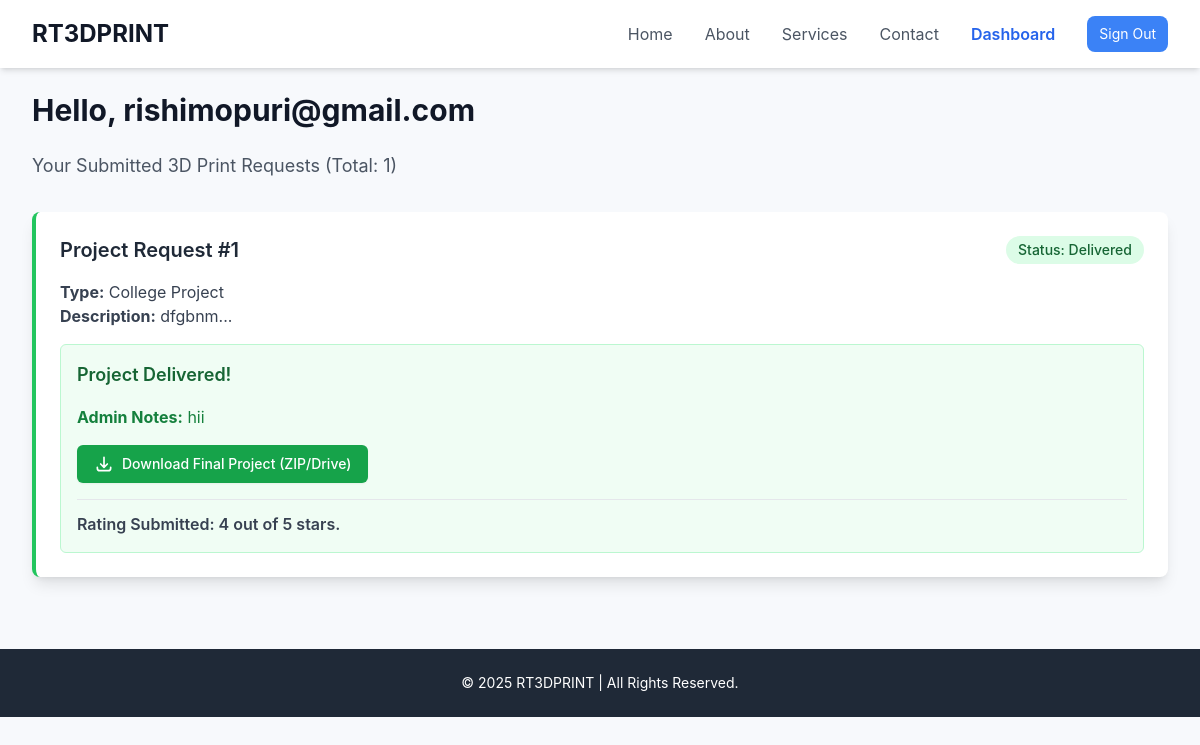
Screenshot of /user/dashboard (signed in) with the database file from the repository.
### app.py (models this page shows, shortened)
class User(db.Model):
    id = db.Column(db.Integer, primary_key=True)
    email = db.Column(db.String(120), unique=True, nullable=False)
    password_hash = db.Column(db.String(128), nullable=False)
    is_admin = db.Column(db.Boolean, default=False)
    projects = db.relationship('Project', backref='user', lazy=True)

class Project(db.Model):
    id = db.Column(db.Integer, primary_key=True)
    user_id = db.Column(db.Integer, db.ForeignKey('user.id'), nullable=False)
    project_type = db.Column(db.String(50), nullable=False)
    description = db.Column(db.Text, nullable=False)
    stl_path = db.Column(db.String(255)) # Path to uploaded STL file
    status = db.Column(db.String(50), default='PENDING') # PENDING, PAYMENT_AWAITING, PAID, PROCESSING, DELIVERED
    payment_amount = db.Column(db.Float)
    payment_qr_link = db.Column(db.String(255)) # Link to QR code or instructions
    payment_proof_path = db.Column(db.String(255)) # Path to uploaded screenshot
    admin_notes = db.Column(db.Text)
    delivery_link = db.Column(db.String(255)) # Link to final ZIP/Drive file
    user_rating = db.Column(db.Integer)

### app.py (the view)
    def wrapper(*args, **kwargs):
        if 'user_id' not in session:
            flash('Please log in to access this page.', 'danger')
            return redirect(url_for('login'))
        return f(*args, **kwargs)

### app.py (called while the page is built)
def login_required(f):
    def wrapper(*args, **kwargs):
        if 'user_id' not in session:
            flash('Please log in to access this page.', 'danger')
            return redirect(url_for('login'))
        return f(*args, **kwargs)
    wrapper.__name__ = f.__name__
    return wrapper

@app.before_request
def check_auth_status():
    g.current_user_is_admin = False
    g.current_user_email = None
    g.logged_in = 'user_id' in session
    if g.logged_in:
        user = db.session.get(User, session.get('user_id'))
        if user:
            g.current_user_is_admin = user.is_admin
            g.current_user_email = user.email

@app.context_processor
def inject_user_status():
    return {
        'logged_in': g.logged_in,
        'current_user_is_admin': g.current_user_is_admin,
        'current_user_email': g.current_user_email
    }

@app.route('/user/dashboard')
@login_required
def user_dashboard():
    user_id = session['user_id']
    projects = Project.query.filter_by(user_id=user_id).order_by(Project.id.desc()).all()
    return render_template('user_dashboard.html', title="My Dashboard", projects=projects)

### templates/user_dashboard.html (shortened to what this page needs)
{% extends "layout.html" %}
{% block content %}
<h1 class="text-3xl font-bold text-gray-900 mb-6">Hello, {{ current_user_email }}</h1>
<p class="text-lg text-gray-600 mb-8">Your Submitted 3D Print Requests (Total: {{ projects|length }})</p>
<div class="space-y-6">
    {% for project in projects %}
    <div class="dashboard-card bg-white p-6 rounded-lg shadow-lg border-l-4
        {% if project.status == 'PENDING' %} border-gray-500
        {% elif project.status == 'PAYMENT_AWAITING' %} border-yellow-500
        {% elif project.status == 'PAID' or project.status == 'PROCESSING' %} border-blue-500
        {% elif project.status == 'DELIVERED' %} border-green-500
        {% endif %}">
        <div class="flex justify-between items-start mb-4">
            <h2 class="text-xl font-semibold text-gray-800">Project Request #{{ project.id }}</h2>
            <span class="px-3 py-1 text-sm font-medium rounded-full
                {% if project.status == 'PENDING' %} bg-gray-200 text-gray-800
                {% elif project.status == 'PAYMENT_AWAITING' %} bg-yellow-100 text-yellow-800
                {% elif project.status == 'PAID' %} bg-indigo-100 text-indigo-800
                {% elif project.status == 'PROCESSING' %} bg-blue-100 text-blue-800
                {% elif project.status == 'DELIVERED' %} bg-green-100 text-green-800
                {% endif %}">
                Status: {{ project.status | replace('_', ' ') | title }}
            </span>
        </div>
        <p class="text-gray-700 mb-4">
            <strong>Type:</strong> {{ project.project_type }}<br>
            <strong>Description:</strong> {{ project.description[:100] }}...
        </p>
        {% if project.status == 'DELIVERED' %}
            <div class="bg-green-50 p-4 rounded-md border border-green-200 mt-4 space-y-4">
                <h3 class="text-lg font-semibold text-green-800">Project Delivered!</h3>
                <p class="text-green-700">
                    <strong>Admin Notes:</strong> {{ project.admin_notes if project.admin_notes else "N/A" }}
                </p>
                <a href="{{ project.delivery_link }}" target="_blank" class="inline-flex items-center px-4 py-2 border border-transparent text-sm font-medium rounded-md shadow-sm text-white bg-green-600 hover:bg-green-700 focus:outline-none focus:ring-2 focus:ring-offset-2 focus:ring-green-500">
                    <svg class="w-5 h-5 mr-2" fill="none" stroke="currentColor" viewBox="0 0 24 24" xmlns="http://www.w3.org/2000/svg"><path stroke-linecap="round" stroke-linejoin="round" stroke-width="2" d="M4 16v1a3 3 0 003 3h10a3 3 0 003-3v-1m-4-4l-4 4m0 0l-4-4m4 4V4"></path></svg>
                    Download Final Project (ZIP/Drive)
                </a>
                {% if project.user_rating is none %}
                    <h3 class="text-lg font-semibold text-gray-800 pt-3 border-t mt-4">Please Rate the Service</h3>
                    <form action="{{ url_for('user_rate_project', project_id=project.id) }}" method="POST" class="flex items-center space-x-4">
                        <select name="rating" required class="py-2 px-3 border border-gray-300 rounded-md shadow-sm text-sm focus:ring-blue-500 focus:border-blue-500">
                            <option value="">-- Rate --</option>
                            <option value="5">5 Stars (Excellent)</option>
                            <option value="4">4 Stars (Good)</option>
                            <option value="3">3 Stars (Average)</option>
                            <option value="2">2 Stars (Poor)</option>
                            <option value="1">1 Star (Very Bad)</option>
                        </select>
                        <button type="submit" class="py-2 px-4 border border-transparent rounded-md shadow-sm text-sm font-medium text-white bg-blue-600 hover:bg-blue-700">
                            Submit Rating
                        </button>
                    </form>
                {% else %}
                    <p class="text-gray-700 font-semibold pt-3 border-t mt-4">
                        Rating Submitted: {{ project.user_rating }} out of 5 stars.
                    </p>
                {% endif %}
            </div>
        {% endif %}
    </div>
    {% endfor %}
</div>
{% endblock %}

### templates/layout.html (style rules this page uses)
body { font-family: 'Inter', sans-serif; background-color: #f7f9fc; }
.dashboard-card { transition: transform 0.2s; }

### rows the page displays
User: email "rishimopuri@gmail.com"
Project: id "1", status "Delivered", project_type "College Project", description "dfgbnm", admin_notes "hii", user_rating "4"

### other values shown
{{ projects|length }} "1"
